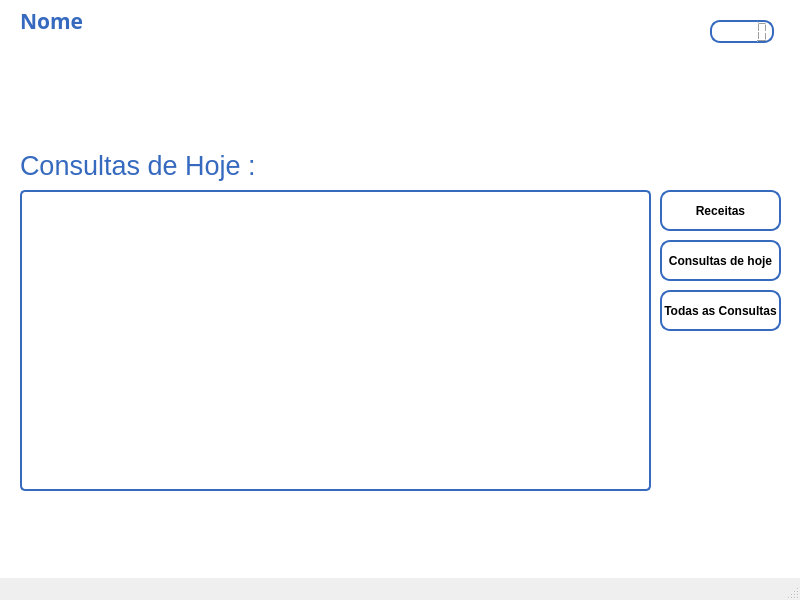
<?xml version="1.0" encoding="UTF-8"?>
<ui version="4.0">
 <class>MainWindow</class>
 <widget class="QMainWindow" name="MainWindow">
  <property name="geometry">
   <rect>
    <x>0</x>
    <y>0</y>
    <width>800</width>
    <height>600</height>
   </rect>
  </property>
  <property name="windowTitle">
   <string>MainWindow</string>
  </property>
  <widget class="QWidget" name="centralwidget">
   <property name="styleSheet">
    <string notr="true">QPushButton {
    background-color: white; 
	color: black;
	border-radius: 10px;       
	border: 2px solid #366abf;
}

QLabel {
color: #366abf;
}

QDateTimeEdit{
background-color:white; 
color: black;
border: 2px solid #366abf;
}

QTableView{
 border: 2px solid #366abf; /* Espessura, Estilo (solid/dashed/dotted) e Cor */
    border-radius: 5px;       /* Cantos arredondados */
    gridline-color: #dcdcdc;   /* Cor das linhas que separam as células */
    background-color: white;
    selection-background-color: lightblue; /* Cor da linha quando selecionada */
}

QLCDNumber{
border: 2px solid #366abf;
border-radius: 10px;
}
QWidget{
background-color: white;

}</string>
   </property>
   <widget class="QLCDNumber" name="RelogioLCD">
    <property name="geometry">
     <rect>
      <x>710</x>
      <y>20</y>
      <width>64</width>
      <height>23</height>
     </rect>
    </property>
    <property name="styleSheet">
     <string notr="true"/>
    </property>
   </widget>
   <widget class="QLabel" name="label_Consultas">
    <property name="geometry">
     <rect>
      <x>20</x>
      <y>150</y>
      <width>251</width>
      <height>31</height>
     </rect>
    </property>
    <property name="font">
     <font>
      <family>Arial</family>
      <pointsize>20</pointsize>
     </font>
    </property>
    <property name="styleSheet">
     <string notr="true"/>
    </property>
    <property name="text">
     <string>Consultas de Hoje :</string>
    </property>
   </widget>
   <widget class="QPushButton" name="pushButton_Receitas">
    <property name="geometry">
     <rect>
      <x>660</x>
      <y>190</y>
      <width>121</width>
      <height>41</height>
     </rect>
    </property>
    <property name="font">
     <font>
      <family>Arial</family>
      <pointsize>9</pointsize>
      <weight>75</weight>
      <bold>true</bold>
     </font>
    </property>
    <property name="styleSheet">
     <string notr="true"/>
    </property>
    <property name="text">
     <string>Receitas</string>
    </property>
   </widget>
   <widget class="QTableView" name="tableView_Consultas">
    <property name="geometry">
     <rect>
      <x>20</x>
      <y>190</y>
      <width>631</width>
      <height>301</height>
     </rect>
    </property>
    <property name="styleSheet">
     <string notr="true"/>
    </property>
   </widget>
   <widget class="QPushButton" name="pushButton_ConsultasHoje">
    <property name="geometry">
     <rect>
      <x>660</x>
      <y>240</y>
      <width>121</width>
      <height>41</height>
     </rect>
    </property>
    <property name="font">
     <font>
      <family>Arial</family>
      <pointsize>9</pointsize>
      <weight>75</weight>
      <bold>true</bold>
     </font>
    </property>
    <property name="styleSheet">
     <string notr="true"/>
    </property>
    <property name="text">
     <string>Consultas de hoje</string>
    </property>
   </widget>
   <widget class="QLabel" name="label_NomeUtilizador">
    <property name="geometry">
     <rect>
      <x>20</x>
      <y>10</y>
      <width>71</width>
      <height>21</height>
     </rect>
    </property>
    <property name="font">
     <font>
      <family>Arial Black</family>
      <pointsize>16</pointsize>
      <weight>75</weight>
      <bold>true</bold>
     </font>
    </property>
    <property name="styleSheet">
     <string notr="true"/>
    </property>
    <property name="text">
     <string>Nome</string>
    </property>
   </widget>
   <widget class="QPushButton" name="pushButton_TodasConsultas">
    <property name="geometry">
     <rect>
      <x>660</x>
      <y>290</y>
      <width>121</width>
      <height>41</height>
     </rect>
    </property>
    <property name="font">
     <font>
      <family>Arial</family>
      <pointsize>9</pointsize>
      <weight>75</weight>
      <bold>true</bold>
     </font>
    </property>
    <property name="styleSheet">
     <string notr="true"/>
    </property>
    <property name="text">
     <string>Todas as Consultas</string>
    </property>
   </widget>
  </widget>
  <widget class="QMenuBar" name="menubar">
   <property name="geometry">
    <rect>
     <x>0</x>
     <y>0</y>
     <width>800</width>
     <height>21</height>
    </rect>
   </property>
  </widget>
  <widget class="QStatusBar" name="statusbar"/>
 </widget>
 <resources/>
 <connections/>
</ui>
